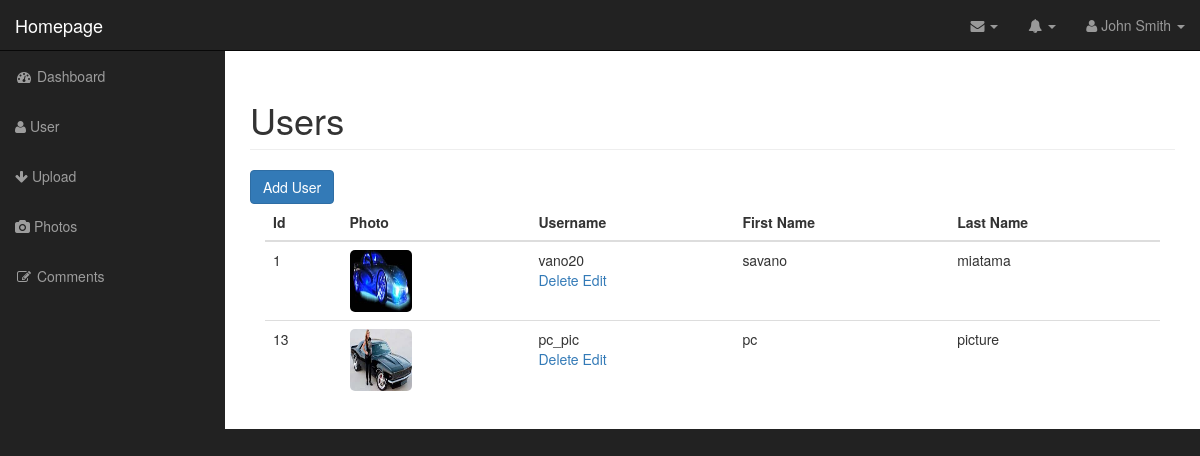
Before: /admin/user.php (signed in) with the older database file.
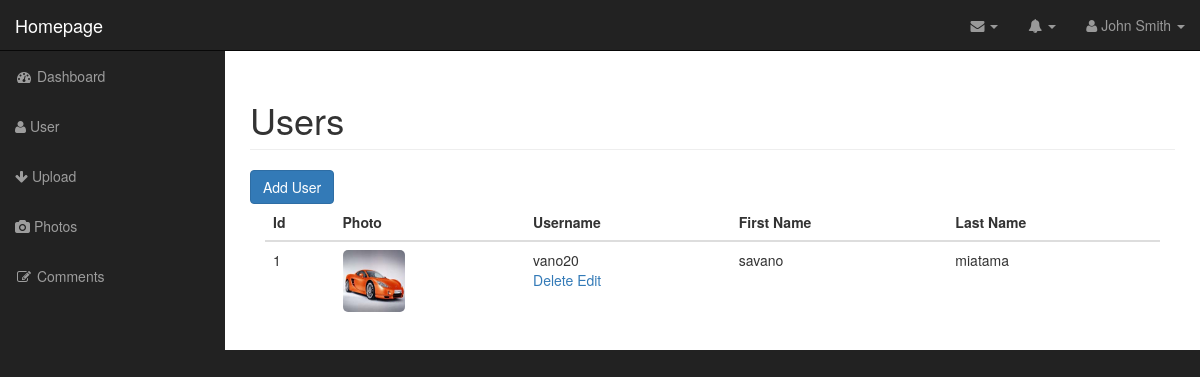
After: the same page with the newer database file.
### tables this page shows
CREATE TABLE IF NOT EXISTS `users` (
  `usr_id` int(11) unsigned NOT NULL AUTO_INCREMENT,
  `usr_username` varchar(50) NOT NULL,
  `usr_password` varchar(255) NOT NULL,
  `usr_firstname` varchar(50) DEFAULT NULL,
  `usr_lastname` varchar(50) DEFAULT NULL,
  `usr_pic` varchar(255) DEFAULT NULL,
  PRIMARY KEY (`usr_id`)
);

### admin/includes/database.php (called while the page is built, shortened)
<?php
class Database {
	public $mysql_ob;
	public function open_db_connection() {
		$this->mysql_ob = new mysqli(DB_HOST,DB_USER,DB_PASS,DB_NAME);
	}
	public function query_db($str_query) {
		if (is_string($str_query) && $str_query !== '') {
			$result_query = $this->mysql_ob->query($str_query);
		} else die("System fatal error: Please contact administrator !");
		return $result_query;
	}
}
$database = new Database();
?>

### admin/includes/db_object.php (called while the page is built, shortened)
<?php
class Db_object {
	public static function find_all() {
		return static::find_by_query("SELECT * FROM " . static::$db_table);
	}
	public static function find_by_query($query) {
		global $database;
		$result_query = $database->query_db($query);
		$ob_array = array();
		while($row = mysqli_fetch_array($result_query)) {
			$ob_array[] = static::instance($row);
		}
		return $ob_array;
	}
	public static function instance($data) {
		$user_ob = new $all_class;
		foreach($data as $table_column_name=>$value) {
			if($user_ob->has_attribute($table_column_name)) {
				$user_ob->$table_column_name = $value;
			}
		}
        return $user_ob;
	}
	private function has_attribute($string) {
		$ob_prop = get_object_vars($this);
		return array_key_exists($string, $ob_prop);
	}
}
?>

### admin/includes/user.php (called while the page is built, shortened)
<?php
class User extends Db_object {
	public $usr_pic;
	public $upload_dir = "images";
	public $image_placeholder = "http://placehold.it/400x400&text=image";
	public function image_path_placehold() {
		return empty($this->usr_pic) ? $this->image_placeholder : $this->upload_dir . DS . $this->usr_pic;
	}
}
?>

### admin/user.php (the view, shortened to what this page needs)
<?php include("includes/header.php"); ?>
<?php
$user = User::find_all();
?>
        <nav class="navbar navbar-inverse navbar-fixed-top" role="navigation">
            <?php include("includes/top_nav.php"); ?>
            <?php include("includes/side_nav.php") ?>
        </nav>
        <div id="page-wrapper">
             <div class="container-fluid">
                <div class="row">
                    <div class="col-lg-12">
                        <h1 class="page-header">
                            Users
                        </h1>
                        <a href="add_user.php" class="btn btn-primary">Add User</a>
                        <div class="col-md-12">
                            <table class="table table-hover">
                                <thead>
                                    <tr>
                                        <th>Id</th>
                                        <th>Photo</th>
                                        <th>Username</th>
                                        <th>First Name</th>
                                        <th>Last Name</th>
                                    </tr>
                                </thead>
                                <tbody>
                                    <?php foreach($user as $v) : ?>
                                    <tr>
                                        <td><?php echo $v->usr_id; ?></td>
                                        <td><img class="admin-photo-thumbnail user-image" src="<?php echo $v->image_path_placehold(); ?>" alt="">
                                        </td>
                                        <td><?php echo $v->usr_username; ?>
                                            <div class="pic_link">
                                                <a href="delete_user.php?id=<?php echo $v->usr_id; ?>">Delete</a>
                                                <a href="edit_user.php?id=<?php echo $v->usr_id; ?>">Edit</a>
                                            </div>
                                        </td>
                                        <td><?php echo $v->usr_firstname; ?></td>
                                        <td><?php echo $v->usr_lastname; ?></td>
                                    </tr>
                                <?php endforeach; ?>
                                </tbody>
                            </table>
                        </div>
                    </div>
                </div>
            </div>
        </div>
  <?php include("includes/footer.php"); ?>

### admin/includes/header.php (shortened to what this page needs)
<!DOCTYPE html>
<html lang="en">
<head>
    <link href="css/bootstrap.min.css" rel="stylesheet">
    <link href="css/sb-admin.css" rel="stylesheet">
    <link href="font-awesome/css/font-awesome.min.css" rel="stylesheet" type="text/css">
    <link href="css/styles.css" rel="stylesheet">
</head>
<body>
    <div id="wrapper">

### admin/includes/top_nav.php (shortened to what this page needs)
<div class="navbar-header">
                <a class="navbar-brand" href="../index.php">Homepage</a>
            </div>
            <ul class="nav navbar-right top-nav">
                <li class="dropdown">
                    <a href="#" class="dropdown-toggle" data-toggle="dropdown"><i class="fa fa-envelope"></i> <b class="caret"></b></a>
                </li>
                <li class="dropdown">
                    <a href="#" class="dropdown-toggle" data-toggle="dropdown"><i class="fa fa-bell"></i> <b class="caret"></b></a>
                </li>
                <li class="dropdown">
                    <a href="#" class="dropdown-toggle" data-toggle="dropdown"><i class="fa fa-user"></i> John Smith <b class="caret"></b></a>
                </li>
            </ul>

### admin/includes/side_nav.php
<div class="collapse navbar-collapse navbar-ex1-collapse">
    <ul class="nav navbar-nav side-nav">
        <li>
            <a href="index.php"><i class="fa fa-fw fa-dashboard"></i> Dashboard</a>
        </li>
        <li>
            <a href="user.php"><i class="fa fa-user"></i> User</a>
        </li>
        <li>
            <a href="upload.php"><i class="fa fa-arrow-down"></i> Upload</a>
        </li>
        <li>
            <a href="photos.php"><i class="fa fa-camera"></i> Photos</a>
        </li>
        <li>
            <a href="comments.php"><i class="fa fa-fw fa-edit"></i> Comments</a>
        </li>
    </ul>
</div>

### admin/includes/footer.php (shortened to what this page needs)
  </div>
</body>
</html>

### admin/css/sb-admin.css (style rules this page uses)
body { margin-top: 100px; background-color: #222; }
@media (min-width:768px) { body { margin-top: 50px; } }
#wrapper { padding-left: 0; }
#page-wrapper { width: 100%; padding: 0; background-color: #fff; }
@media (min-width:768px) { #wrapper { padding-left: 225px; } }
@media (min-width:768px) { #page-wrapper { padding: 10px; } }
.top-nav { padding: 0 15px; }
.top-nav>li { display: inline-block; float: left; }
.top-nav>li>a { padding-top: 15px; padding-bottom: 15px; line-height: 20px; color: #999; }
@media (min-width:768px) { .side-nav { position: fixed; top: 51px; left: 225px; width: 225px; margin-left: -225px; border: none; border-radius: 0; overflow-y: auto; background-color: #222; } }
@media (min-width:768px) { .side-nav>li>a { width: 225px; } }

### admin/css/styles.css (style rules this page uses)
.admin-photo-thumbnail { width: 200px; border-radius: 5px; }
.user-image { width: 62px; height: 62px; }

Changed rows visible on the page:
removed users: usr_id "13", usr_pic (picture), usr_username "pc_pic", usr_firstname "pc", usr_lastname "picture"
changed users "vano20": usr_pic: a different picture
